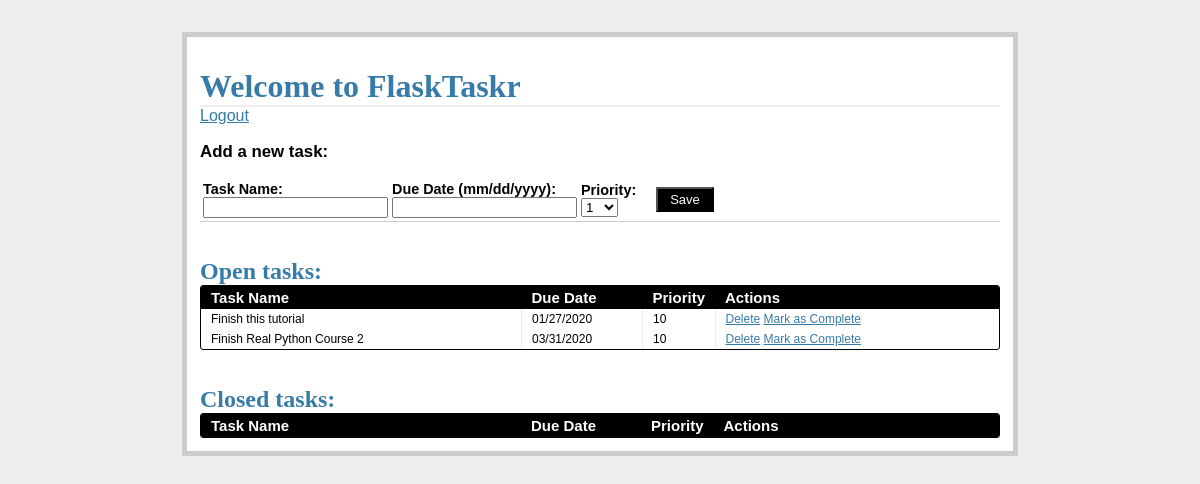
The page /tasks/ (signed in) on the database as committed earlier.
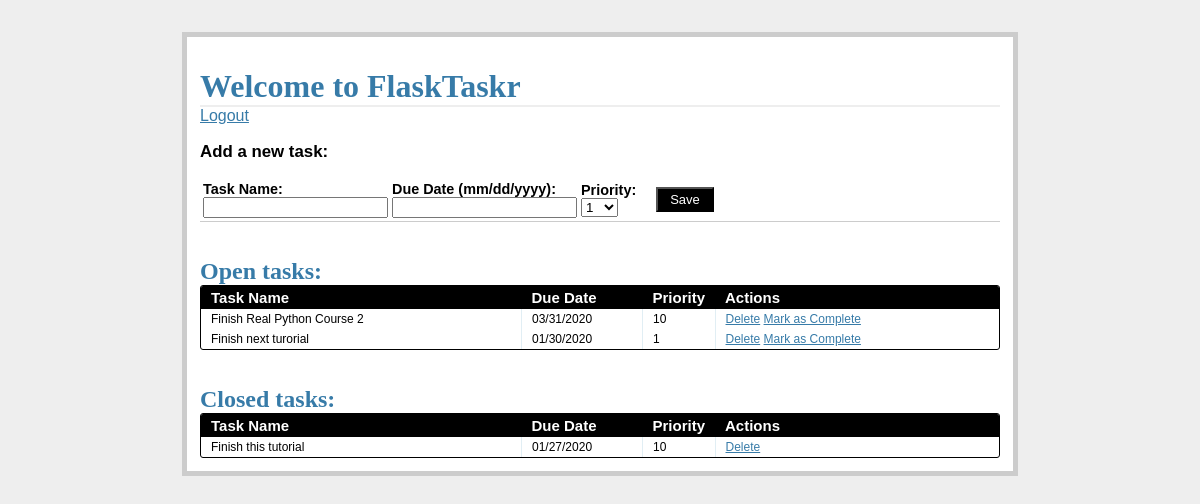
The same page on the database as committed later.
### tables this page shows
CREATE TABLE tasks(task_id INTEGER PRIMARY KEY AUTOINCREMENT,
									name TEXT NOT NULL,
									due_date TEXT NOT NULL,
									priority INTEGER NOT NULL, 
									status INTEGER NOT NULL);

### views.py (the view)
@app.route('/tasks/')
@login_required
def tasks():
	g.db = connect_db()
	cursor = g.db.execute(
		'select name, due_date, priority, task_id from tasks where status=1'
		)
	open_tasks = [
		dict(name=row[0], due_date=row[1], priority=row[2], task_id=row[3]) for row in cursor.fetchall()
	]
	cursor = g.db.execute(
		'select name, due_date, priority, task_id from tasks where status=0'
		)
	closed_tasks =[
		dict(name=row[0], due_date=row[1], priority=row[2], task_id=row[3]) for row in cursor.fetchall()
	]
	g.db.close()
	return render_template(
		'tasks.html',
		form=AddTaskForm(request.form),
		open_tasks=open_tasks,
		closed_tasks=closed_tasks
	)

### forms.py
class AddTaskForm(Form):
	task_id = IntegerField()
	name = StringField('Task Name', validators=[DataRequired()])
	due_date = DateField(
		'Date Due (mm/dd/yyyy)',
		validators=[DataRequired()], format='%m/%d/%Y'
	)
	priority = SelectField(
		'Priority',
		validators=[DataRequired()],
		choices = [
			('1','1'), ('2','2'), ('3','3'), ('4','4'), ('5','5'),
			('6','6'), ('7','7'), ('8','8'), ('9','9'), ('10','10')
		]
	)
	status = IntegerField('Status')

### views.py (called while the page is built)
def connect_db():
	return sqlite3.connect(app.config['DATABASE_PATH'])

def login_required(test):
	@wraps(test)
	def wrap(*args, **kwargs):
		if 'logged_in' in session:
			return test(*args, **kwargs)
		else:
			flash('You need to login first.')
			return redirect(url_for('login'))
	return wrap

### templates/tasks.html (shortened to what this page needs)
{% extends "_base.html" %}
{% block content %}
<h1>Welcome to FlaskTaskr</h1>
<a href="{{ url_for('logout') }}">Logout</a>
<div class="add-task">
  <h3>Add a new task:</h3>
  <table>
    <tr>
      <form action="{{ url_for('new_task') }}" method="post">
        <td>
          <label>Task Name:</label>
          <input name="name" type="text">
        </td>
        <td>
          <label>Due Date (mm/dd/yyyy):</label>
          <input name="due_date" type="text" width="120px">
        </td>
        <td>
          <label>Priority:</label>
          <select name="priority" width="100px">
            <option value="1">1</option>
          </select>
        </td>
        <td>
          <input class="button" type="submit" value="Save">
        </td>
      </form>
    </tr>
  </table>
</div>
<div class="entries">
  <br>
  <br>
  <h2>Open tasks:</h2>
  <div class="datagrid">
    <table>
      <thead>
        <tr>
          <th width="300px"><strong>Task Name</strong></th>
          <th width="100px"><strong>Due Date</strong></th>
          <th width="50px"><strong>Priority</strong></th>
          <th><strong>Actions</strong></th>
        </tr>
      </thead>
      {% for task in open_tasks %}
        <tr>
          <td width="300px">{{ task.name }}</td>
          <td width="100px">{{ task.due_date }}</td>
          <td width="50px">{{ task.priority }}</td>
          <td>
            <a href="{{ url_for('delete_entry', task_id = task.task_id) }}">Delete</a>
            <a href="{{ url_for('complete', task_id = task.task_id) }}">Mark as Complete</a>
          </td>
        </tr>
      {% endfor %}
    </table>
  </div>
  <br>
  <br>
</div>
<div class="entries">
  <h2>Closed tasks:</h2>
  <div class="datagrid">
    <table>
      <thead>
      <tr>
        <th width="300px"><strong>Task Name</strong></th>
        <th width="100px"><strong>Due Date</strong></th>
        <th width="50px"><strong>Priority</strong></th>
        <th><strong>Actions</strong></th>
        </tr>
      </thead>
      {% for task in closed_tasks %}
        <tr>
          <td width="300px">{{ task.name }}</td>
          <td width="100px">{{ task.due_date }}</td>
          <td width="50px">{{ task.priority }}</td>
        <td>
          <a href="{{ url_for('delete_entry', task_id = task.task_id) }}">Delete</a>
        </td>
        </tr>
      {% endfor %}
    </table>
  </div>
</div>
{% endblock %}

### templates/_base.html (shortened to what this page needs)
<!DOCTYPE html>
<html>
	<head>
		<link rel="stylesheet" href="{{url_for('static',filename='css/main.css') }}">
	</head>
	<body>
		<div class="page">
			<br>
			{% block content %}
			{% endblock %}
		</div>
	</body>
</html>

### static/css/main.css (style rules this page uses)
body { font-family: sans-serif; background: #eee; }
a, h1, h2 { color: #377BA8; }
h1, h2 { font-family: 'Georgia', serif; margin: 0; }
h1 { border-bottom: 2px solid #eee; }
h2 { font-size: 1.5em; }
label { display: block; font-weight: bold; }
.page { margin: 2em auto; width: 50em; border: 5px solid #ccc; padding: 0.8em; background: white; }
.entries { list-style: none; margin: 0; padding: 0; }
.add-task { font-size: 0.9em; border-bottom: 1px solid #ccc; }
.datagrid table { border-collapse: collapse; text-align: left; width: 100%; }
.datagrid { background: #fff; overflow: hidden; border: 1px solid #000000; border-radius: 3px; }
.datagrid table td, .datagrid table th { padding: 3px 10px; }
.datagrid table thead th { background-color:#000000; color:#FFFFFF; font-size: 15px; font-weight: bold; }
.datagrid table thead th:first-child { border: none; }
.datagrid table tbody td { color: #000000; border-left: 1px solid #E1EEF4; font-size: 12px; font-weight: normal; }
.datagrid table tbody td:first-child { border-left: none; }
.datagrid table tbody tr:last-child td { border-bottom: none; }
.button { background-color:#000; display:inline-block; color:#ffffff; font-size:13px; padding:3px 12px; margin: 0; text-decoration:none; position:relative; }

Rows that differ between the two databases and show on the page:
added tasks: name "Finish next turorial", due_date "01/30/2020", priority "1", shown under "Open tasks:"
changed tasks "Finish this tutorial": moves from the list under "Open tasks:" to the list under "Closed tasks:"
